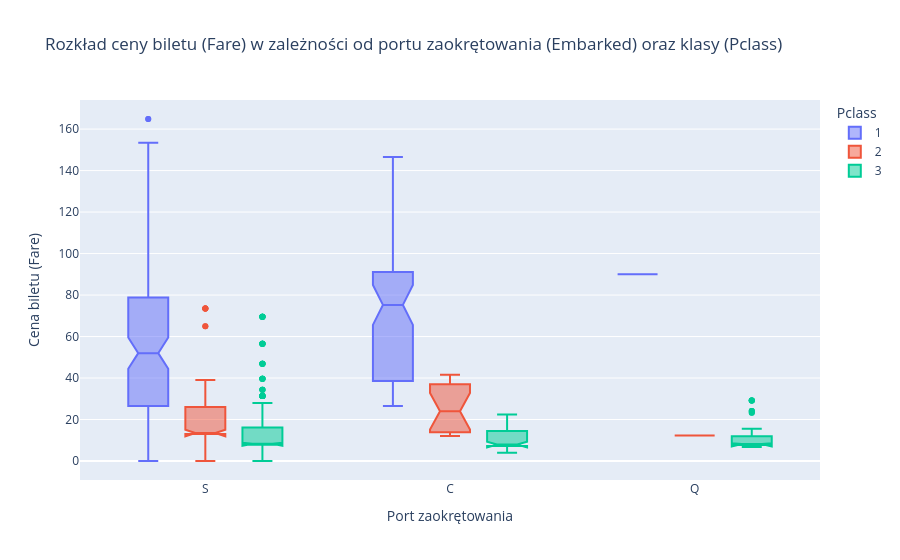

The cell this chart's notebook holds for it:
### Code cell
# Usuń 20 pasażerów z największą opłatą (`Fare`). Następnie, za pomocą funkcji boxplot w plotly, przedstaw rozkład kolumny `Fare` w zależności od kolumny `Embarked` oraz `Pclass``.
...

### Figure 1 — Plotly figure (JSON) as saved in the notebook; plotly's stock layout.template omitted (floating-point values rounded to 4 significant figures; data arrays with more than 128 entries replaced by an {"elided": "..."} marker saying what was removed)
{"data": [{"alignmentgroup": "True", "hovertemplate": "Pclass=1<br>Embarked=%{x}<br>Fare=%{y}<extra></extra>", "legendgroup": "1", "marker": {"color": "#636efa"}, "name": "1", "notched": true, "offsetgroup": "1", "orientation": "v", "showlegend": true, "type": "box", "x": {"elided": "196 str values"}, "x0": " ", "xaxis": "x", "y": {"elided": "196 float values"}, "y0": " ", "yaxis": "y"}, {"alignmentgroup": "True", "hovertemplate": "Pclass=2<br>Embarked=%{x}<br>Fare=%{y}<extra></extra>", "legendgroup": "2", "marker": {"color": "#EF553B"}, "name": "2", "notched": true, "offsetgroup": "2", "orientation": "v", "showlegend": true, "type": "box", "x": {"elided": "184 str values"}, "x0": " ", "xaxis": "x", "y": {"elided": "184 float values"}, "y0": " ", "yaxis": "y"}, {"alignmentgroup": "True", "hovertemplate": "Pclass=3<br>Embarked=%{x}<br>Fare=%{y}<extra></extra>", "legendgroup": "3", "marker": {"color": "#00cc96"}, "name": "3", "notched": true, "offsetgroup": "3", "orientation": "v", "showlegend": true, "type": "box", "x": {"elided": "491 str values"}, "x0": " ", "xaxis": "x", "y": {"elided": "491 float values"}, "y0": " ", "yaxis": "y"}], "layout": {"boxmode": "group", "legend": {"title": {"text": "Pclass"}, "tracegroupgap": 0}, "title": {"text": "Rozkład ceny biletu (Fare) w zależności od portu zaokrętowania (Embarked) oraz klasy (Pclass)"}, "xaxis": {"anchor": "y", "domain": [0, 1], "title": {"text": "Port zaokrętowania"}}, "yaxis": {"anchor": "x", "domain": [0, 1], "title": {"text": "Cena biletu (Fare)"}}}}
